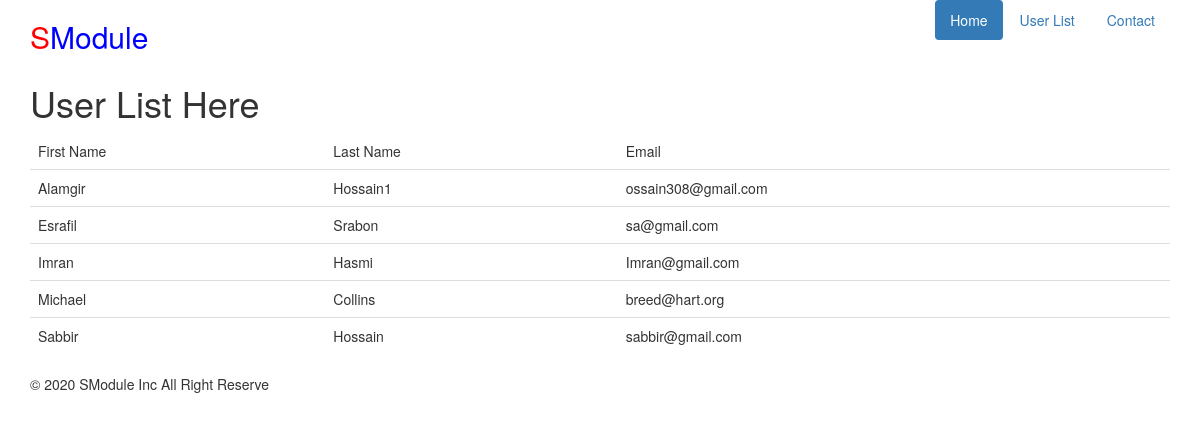
Before: /test_app/userlist/ with the older database file.
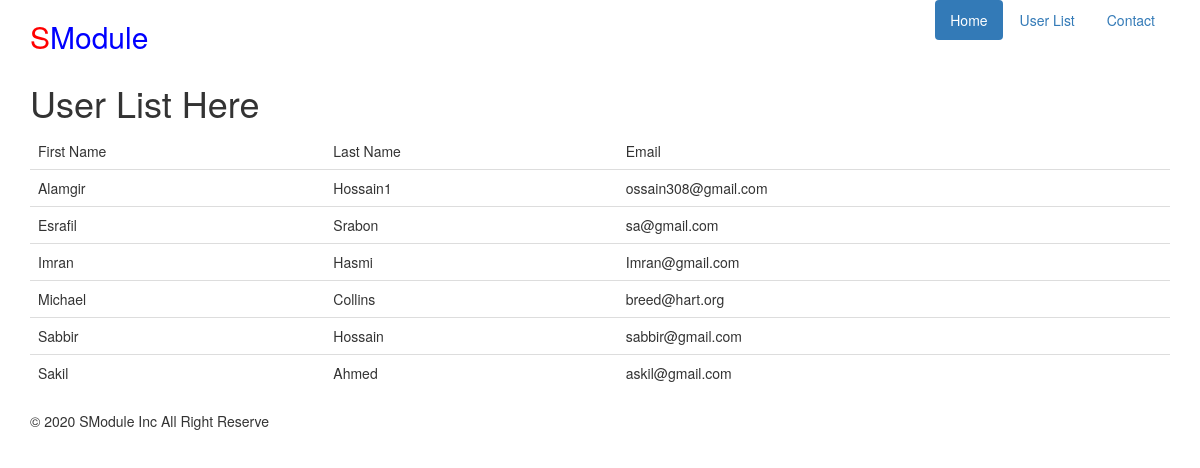
After: the same page with the newer database file.
### test_app/models.py (models this page shows, shortened)
class User(models.Model):
    first_name = models.CharField(max_length=264,unique=True)
    last_name = models.CharField(max_length=264,unique=True)
    email = models.CharField(max_length=264,unique=True)

### test_app/views.py (the view)
def userlist(request):
    user_list = User.objects.order_by('first_name')
    date_dict = {'u_list':user_list}
    return render(request,'test_app/relative.html',context = date_dict)

### template/test_app/relative.html
{% extends "test_app/base.html" %}
  {% block body_block %}
  <h1>User List Here</h1>
    {% if u_list %}
      <table class="table">
        <thead>
          <tr>
            <td scope="col" >First Name</td>
            <td scope="col">Last Name</td>
            <td scope="col">Email</td>
          </tr>
        </thead>
        <tbody>
          {% for userlist in u_list %}
            <tr>
              <td>{{ userlist.first_name }}</td>
              <td>{{ userlist.last_name }}</td>
              <td>{{ userlist.email }}</td>
            </tr>
          {% endfor %}
        </tbody>
      </table>
    {% else %}
      <h4>No Data Found</h4>
    {% endif %}
  {% endblock %}

### template/test_app/base.html (shortened to what this page needs)
<!DOCTYPE html>
<html lang="en" dir="ltr">
  <head>
    <link rel="stylesheet" href="https://maxcdn.bootstrapcdn.com/bootstrap/3.3.7/css/bootstrap.min.css">
  </head>
  <body>
    <div class="container">
     <div class="header clearfix">
       <nav>
         <ul class="nav nav-pills pull-right">
           <li role="presentation" class="active"><a href="{% url 'index' %}">Home</a></li>
           <li role="presentation"><a href="{% url 'test_app:userlist' %}">User List</a></li>
           <li role="presentation"><a href="{% url 'test_app:other' %}">Contact</a></li>
         </ul>
       </nav>
       <h3 class="text-muted"><span style="color:red;font-size:30px;">S</span><span style="color:blue;font-size:30px;">Module</span></h3>
     </div>
     {% block body_block %}{% endblock %}
     <footer class="footer">
       <p>&copy; 2020 SModule Inc All Right Reserve</p>
     </footer>
   </div>
  </body>
</html>

Changed rows visible on the page:
added User: first_name "Sakil", last_name "Ahmed", email "askil@gmail.com"
